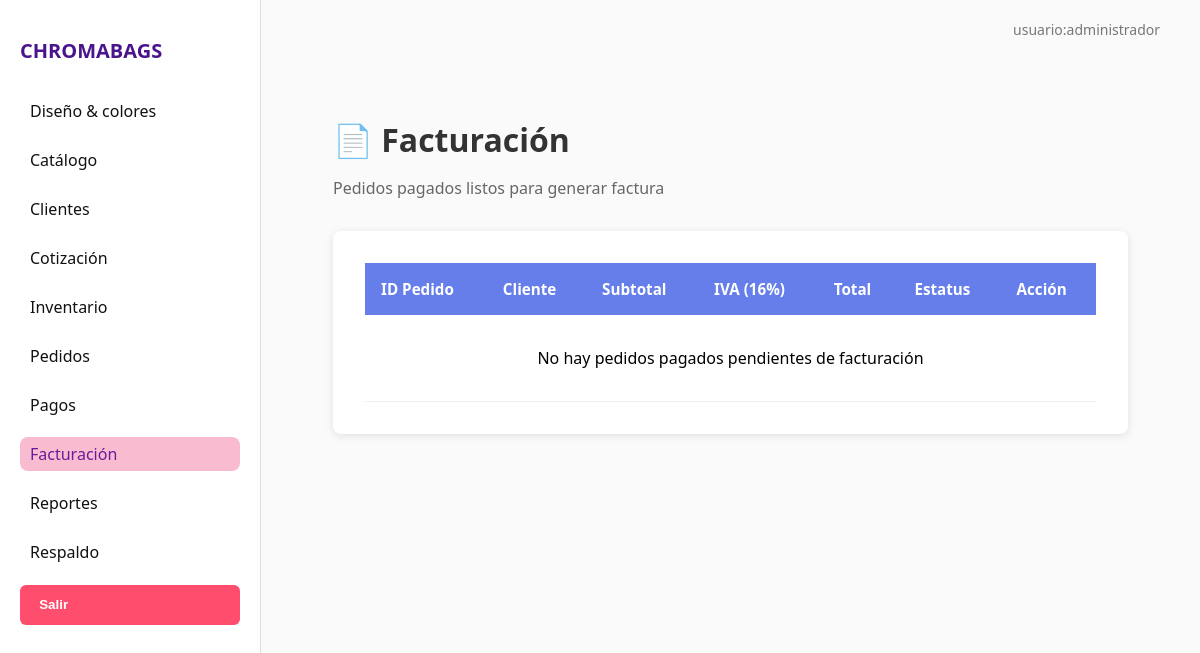
The page /facturacion on the database as committed earlier.
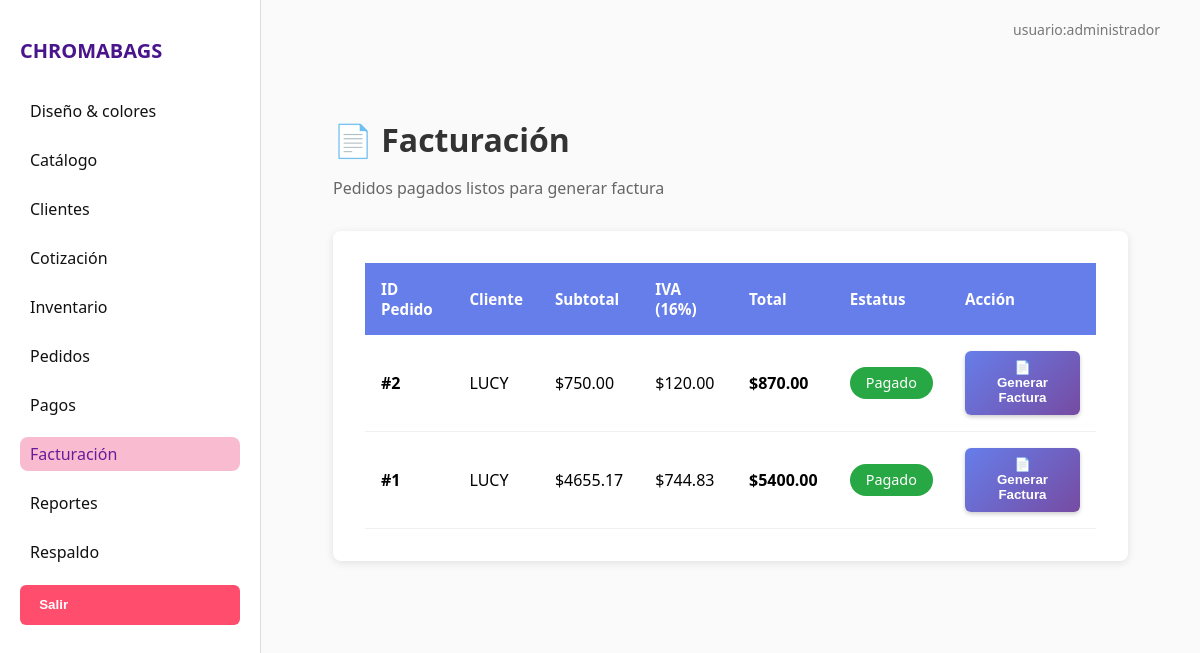
The same page on the database as committed later.
### tables this page shows
CREATE TABLE pedidos (
    id_pedido INTEGER PRIMARY KEY AUTOINCREMENT,
    id_cliente INTEGER,
    fecha_pedido TEXT DEFAULT (datetime('now')),
    fecha_entrega TEXT,
    estado TEXT DEFAULT 'pendiente',
    total REAL,
    FOREIGN KEY (id_cliente) REFERENCES clientes(id_cliente)
);

CREATE TABLE clientes (
    id_cliente INTEGER PRIMARY KEY AUTOINCREMENT,
    nombre_cliente TEXT NOT NULL,
    telefono TEXT,
    correo TEXT,
    direccion TEXT,
    tipo_cliente TEXT DEFAULT 'PRIMERIZO',
    fecha_registro TEXT DEFAULT (datetime('now'))
, rfc TEXT, razon_social TEXT, uso_cfdi TEXT, regimen_fiscal TEXT, correo_facturacion TEXT);

### app.py (the view)
@app.route('/facturacion')
def facturacion():
    conn = get_connection()
    pedidos_pagados = []
    if conn:
        cur = conn.cursor()
        cur.execute("""
            SELECT
                p.id_pedido,
                c.nombre_cliente,
                p.total,
                p.estado,
                p.fecha_pedido
            FROM pedidos p
            JOIN clientes c ON p.id_cliente = c.id_cliente
            WHERE p.estado = 'finalizado' OR p.estado = 'entregado'
            ORDER BY p.fecha_pedido DESC
        """)
        rows = cur.fetchall()
        for row in rows:
            pedidos_pagados.append({
                'id_pedido': row[0],
                'nombre_cliente': row[1],
                'total': row[2],
                'estado': row[3],
                'fecha_pedido': row[4]
            })
        cur.close()
        conn.close()
    return render_template('facturacion.html', pedidos_pagados=pedidos_pagados)

### db_connection.py (called while the page is built)
def get_connection():
    try:
        db_path = os.path.join('database', 'ChromaBags.db')
        conn = sqlite3.connect(db_path)
        conn.row_factory = sqlite3.Row  # Para acceder a las columnas por nombre
        return conn
    except sqlite3.Error as e:
        print(f"Error al conectar con la base de datos: {e}")
        return None

### templates/facturacion.html (shortened to what this page needs)
{% extends "base.html" %}
{% block content %}
<div class="contenedor-principal">
  <h2 class="titulo-modulo">📄 Facturación</h2>
  <p class="subtitulo-modulo">Pedidos pagados listos para generar factura</p>
  <div class="factura-box">
    <table class="tabla-facturacion">
      <thead>
        <tr>
          <th>ID Pedido</th>
          <th>Cliente</th>
          <th>Subtotal</th>
          <th>IVA (16%)</th>
          <th>Total</th>
          <th>Estatus</th>
          <th>Acción</th>
        </tr>
      </thead>
      <tbody>
        {% for p in pedidos_pagados %}
        {% set subtotal = p['total'] / 1.16 %}
        {% set iva = p['total'] - subtotal %}
        <tr>
          <td><strong>#{{ p['id_pedido'] }}</strong></td>
          <td>{{ p['nombre_cliente'] }}</td>
          <td>${{ "%.2f"|format(subtotal) }}</td>
          <td>${{ "%.2f"|format(iva) }}</td>
          <td><strong>${{ "%.2f"|format(p['total']) }}</strong></td>
          <td><span class="estado-pagado">Pagado</span></td>
          <td>
            <form method="POST" action="{{ url_for('generar_factura', id_pedido=p['id_pedido']) }}" style="display: inline;">
              <button type="submit" class="btn-factura">
                📄 Generar Factura
              </button>
            </form>
          </td>
        </tr>
        {% endfor %}
        {% if pedidos_pagados|length == 0 %}
        <tr>
          <td colspan="7" style="text-align:center; padding: 2rem;">
            No hay pedidos pagados pendientes de facturación
          </td>
        </tr>
        {% endif %}
      </tbody>
    </table>
  </div>
</div>
{% endblock %}

Rows that differ between the two databases and show on the page:
added pedidos: id_pedido "2", nombre_cliente "LUCY", subtotal "750.00", iva "120.00", total "870.00"
now on this page (row edited): pedidos: id_pedido "1", nombre_cliente "LUCY", subtotal "4655.17", iva "744.83", total "5400.00"
Other text that changed with them:
text no longer shown: "No hay pedidos pagados pendientes de facturación"
